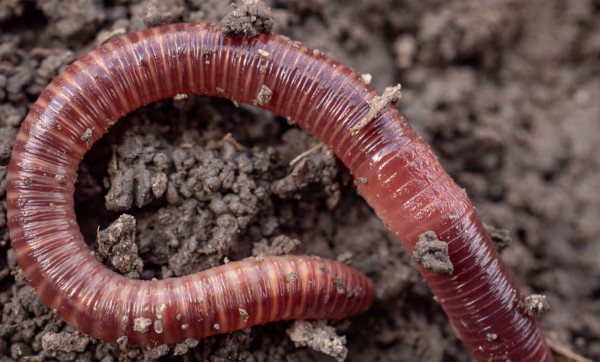
#> input picture Fotos/anelideos.jpg, 600 x 362 px
$ python histogram.py
#> lines starting #> are read from the running program, lines starting #| are printed output that depends on the picture; after the words box and inside, x2 and y2 are one past the last pixel; in counts of white or black regions, pixels touching at a corner belong together
import cv2 as cv
import matplotlib.pyplot as plt
import numpy as np


img = cv.imread('Fotos/anelideos.jpg')
#> img is the input picture: shape (362, 600, 3); mean B, G, R 72.5, 74, 104.1
cv.imshow('Minhoca', img)

#HISTOGRAMAS PERMITE VER A DISTRINBUIÇÃO DE PIXEL DE UMA IMAGEM
gray = cv.cvtColor(img, cv.COLOR_BGR2GRAY)
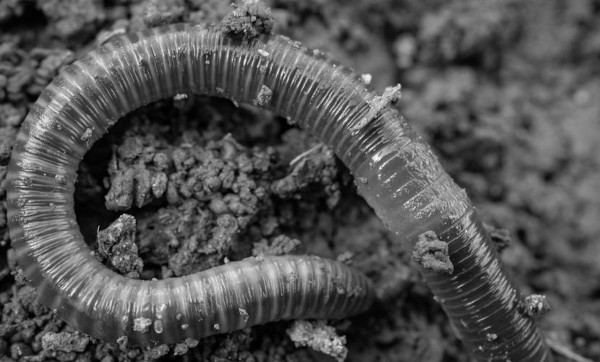
#> gray: shape (362, 600); min 0, max 250, mean 82.8
#cv.imshow('Cinza', gray)

blank = np.zeros((img.shape[:2]), dtype = 'uint8')
cv.imshow('blank', blank)
circle = cv.circle(blank, (img.shape[1]//2, img.shape[0]//2), 100, 255, -1)
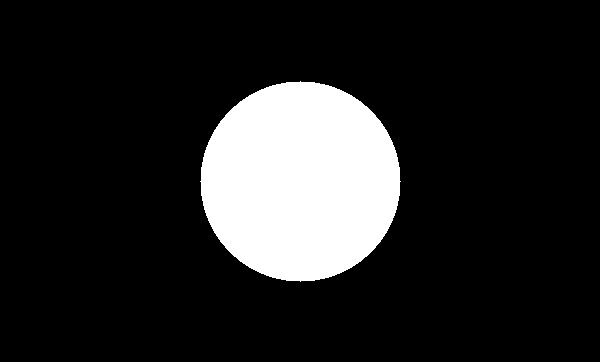
#> blank: shape (362, 600); 14.5% white; 1 white region, box (x1, y1, x2, y2) and area: (200, 81, 401, 282) 31417

mask = cv.bitwise_and(gray, gray, mask = circle)
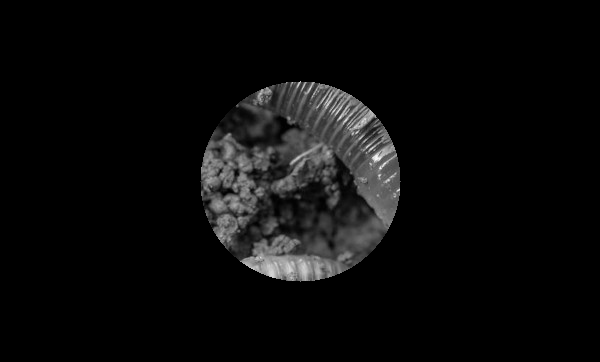
#> mask: shape (362, 600); min 0, max 250, mean 11
#cv.imshow("Mask", mask)

#Histograma em grayscale
gray_hist = cv.calcHist([gray], [0], mask, [256], [0, 256])
#> gray_hist = 256 values, max 309 at index 60, min 0 at index 0, mean 122.7

# [9 lines of commented-out code are left out]


plt.figure()
plt.title('Histograma Colorido')
plt.xlabel('Bins')
plt.ylabel('# of pixels')
cores = ('b', 'g', 'r')

mask2 = cv.circle(blank.copy(), (img.shape[1]//2, img.shape[0]//2), 100, 255, -1)

masked = cv.bitwise_and(img, img, mask = mask2)
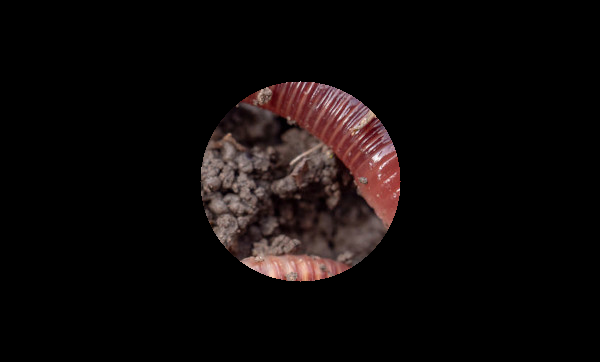
#> masked: shape (362, 600, 3); mean B, G, R 9.3, 9.7, 14.3
cv.imshow('mascara', masked)

for i, col in enumerate(cores):
#> (the run stopped early here; a loop or call above may not have finished)
